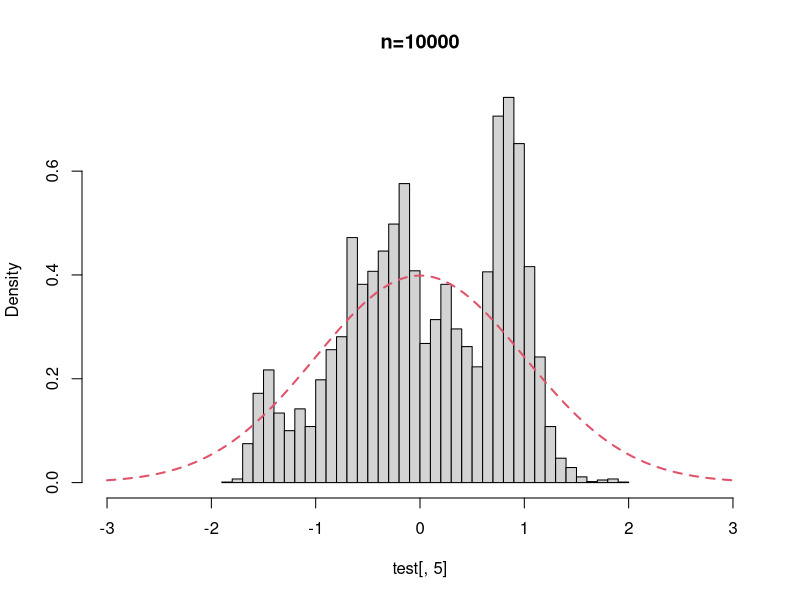
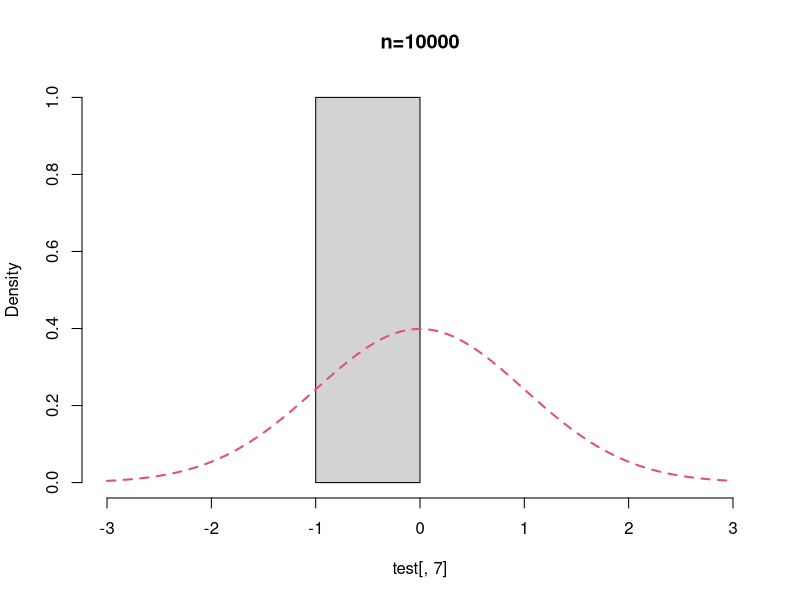

R code for these plots, in order:
## ---- chunk 1
knitr::opts_chunk$set(echo=T, message=FALSE, warning=F,fig.align='center')
options(scipen=10)
options(digits=4)
## ---- chunk 2
n=100
x.bar=0.1
# qnorm(1-alpha/2)
# sin(pi/6)
# LCL <- 1/sin(sqrt(x.bar))-1.96/2/sqrt(n)
# UCL <- 1/sin(sqrt(x.bar))+1.96/2/sqrt(n)
# (asin(1/LCL))^2
# (asin(1/UCL))^2

LCL <- asin(sqrt(x.bar))-1.96/2/sqrt(n)
UCL <- asin(sqrt(x.bar))+1.96/2/sqrt(n)
(sin(LCL))^2
(sin(UCL))^2

## ---- chunk 3

(2*n*x.bar+1.96^2-1.96*sqrt(1.96^2+4*n*x.bar-4*n*x.bar^2))/2/(n+1.96^2)

(2*n*x.bar+1.96^2+1.96*sqrt(1.96^2+4*n*x.bar-4*n*x.bar^2))/2/(n+1.96^2)
## ---- chunk 4
Lindeberg.CLT4 <- function(n){
X <- S <- x <- sigma.sq <- lindberg<- NULL
out <- matrix(rep(0,5*n),nrow=n,ncol=5)
for (k in 1:n){
set.seed(k) 
x[k] <- (runif(1,-k,k))
X[k] <- sum(x[1:k])
sigma.sq[k] <- k^2/3
S[k] <- sqrt(sum(sigma.sq[1:k]))
lindberg[k] <- X[k]/S[k]
out[k,] <- c(k,x[k],X[k],S[k],lindberg[k])
}
colnames(out) <- c("k","x_k","X","S","Lindeberg")
return(out)
}
## ---- chunk 5
test <- Lindeberg.CLT4(10000)
head(test,n=10L)
hist(test[,5],breaks =30,freq =F,xlim = range(-3,3),main = "n=10000")
curve(dnorm(x, 0,1), col = 2, lty = 2, lwd = 2, add = TRUE)
## ---- chunk 6
Lindeberg.CLT5 <- function(n){
x.upper<- p.upper <- X <- S <- x <- sigma.sq <- lindberg<- NULL
out <- matrix(rep(0,7*n),nrow=n,ncol=7)
# x <- matrix(rep(0,n*n),nrow=n,ncol=n)
for (k in 1:n){
set.seed(k)   
x.upper[k] <- 2*2^k
p.upper[k] <- 1/2^k/8
x[k] <- sample(c(-2*2^k,0,2*2^k),1,prob=c(1/2^k/8,(1-1/2^k/4),1/2^k/8),replace=T)
sigma.sq[k] <- 2^k
X[k] <- sum(x[1:k])
S[k] <- sqrt(sum(sigma.sq[1:k]))
lindberg[k] <- X[k]/S[k]
out[k,] <- c(k,x[k],x.upper[k],p.upper[k],X[k],S[k],lindberg[k])
}
colnames(out) <- c("k","x_k","x.upper","p.upper","X","S","Lindberg")
return(out)
}
## ---- chunk 7
test <- Lindeberg.CLT5(10000)
head(test,n=10L)
hist(test[,7],breaks =30,freq =F,xlim = range(-3,3),main = "n=10000")
curve(dnorm(x, 0,1), col = 2, lty = 2, lwd = 2, add = TRUE)
